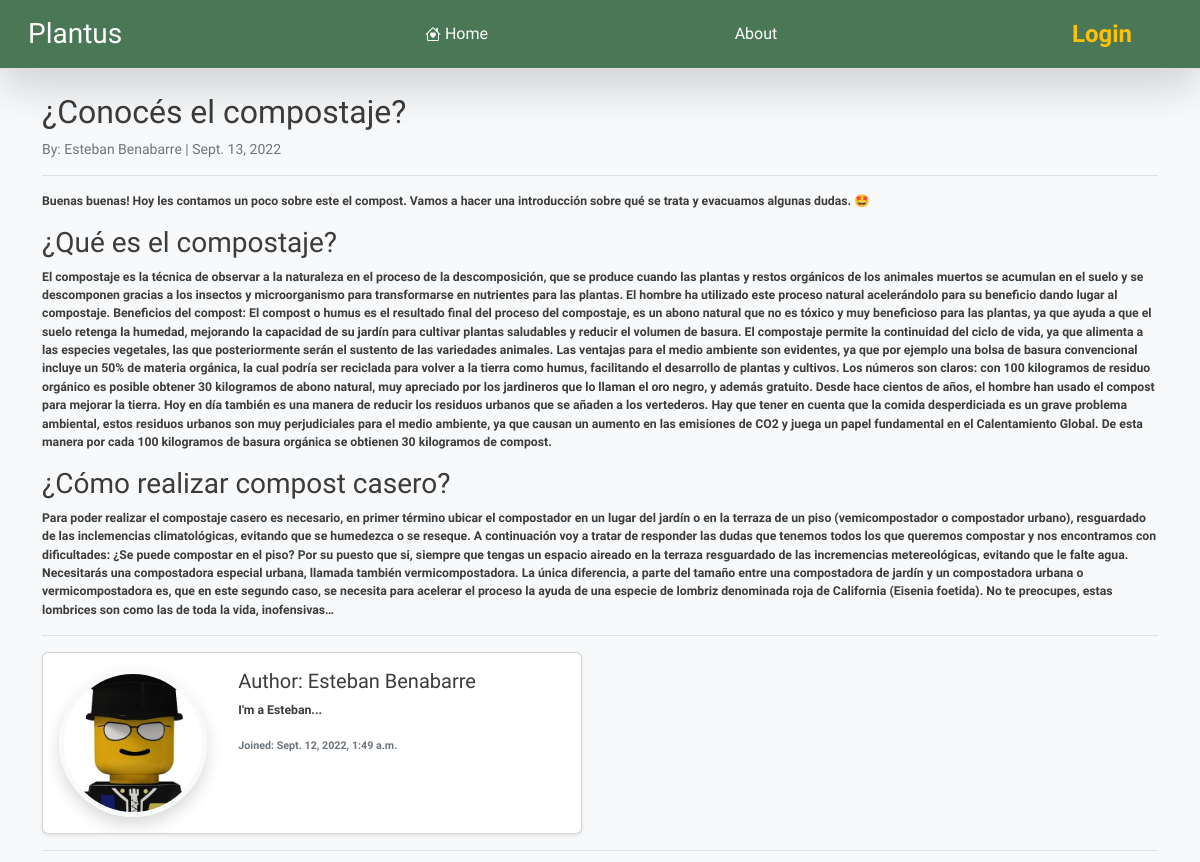
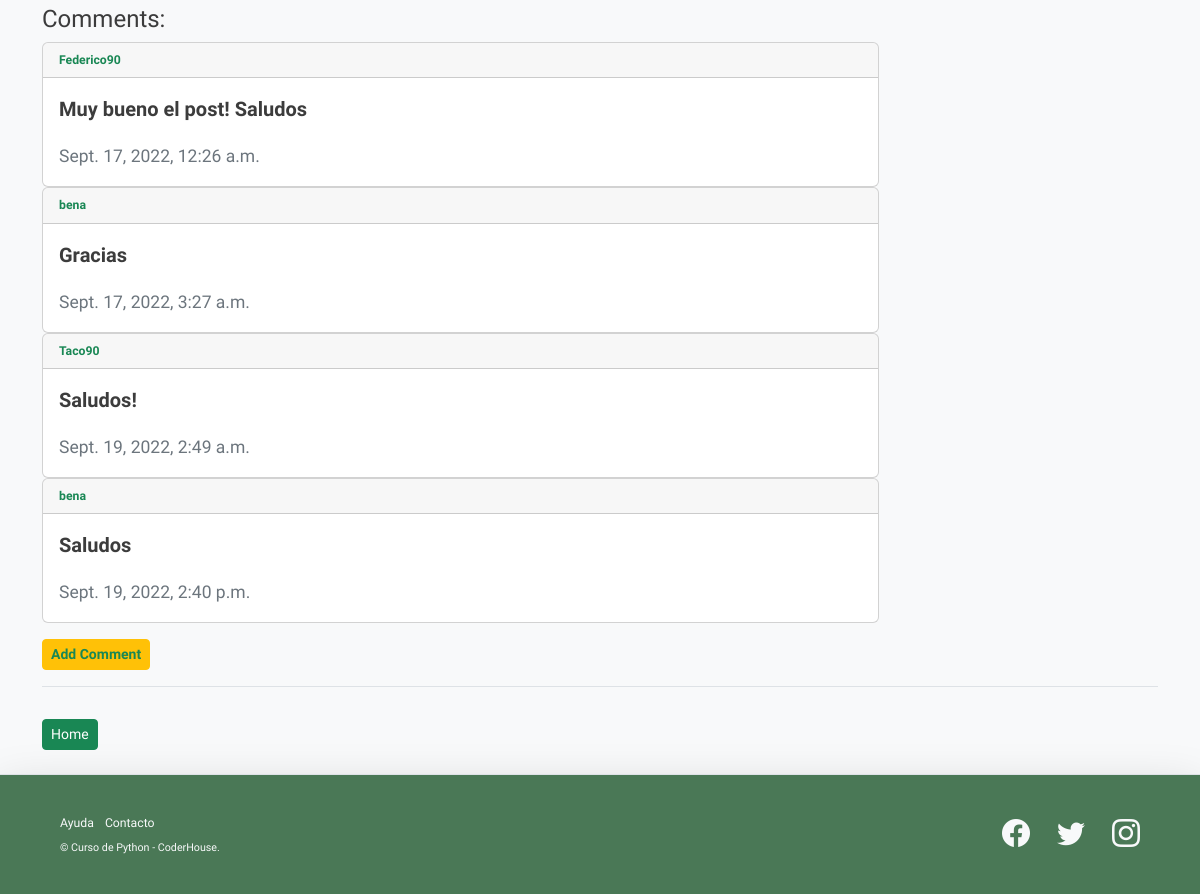
/post/11, run on the app's committed database (2 pictures, top to bottom).
### blog/models.py (models this page shows, shortened)
class Post(models.Model):
    title       = models.CharField(max_length=255)
    author      = models.ForeignKey(User, on_delete = models.CASCADE)
    body        = RichTextField(blank = True, null = True)
    post_image  = models.URLField(max_length=250, default='https://dummyimage.com/600x400/e0e0e0/878787.png&text=img')
    post_date   = models.DateField(auto_now_add=True)
    category    = models.CharField(max_length=255)

class Profile (models.Model):
    user            = models.OneToOneField(User, null=True, on_delete = models.CASCADE)
    description     = models.TextField()
    avatar          = models.ImageField(upload_to='avatars', null=True, blank=True)
    instagram_url   = models.CharField(max_length=256,null=True, blank=True)
    facebook_url    = models.CharField(max_length=256,null=True, blank=True)

class Comment(models.Model):
    post            = models.ForeignKey(Post, related_name='comments', on_delete=models.CASCADE)
    author_comment  = models.ForeignKey(User, on_delete = models.CASCADE)
    body_comment    = models.TextField()
    date_comment    = models.DateTimeField(auto_now_add=True)

### blog/views.py (the view)
# urls.py: path('post/<int:pk>', PostDetailView.as_view(), name="post_details"),
class PostDetailView (DetailView):
    model           = Post
    template_name   = 'post_details.html'
    def get_context_data(self, *args, **kwargs):
        comments_list = Comment.objects.all()
        context = super(PostDetailView, self).get_context_data(*args, **kwargs)
        context['comments_list'] = comments_list
        return context

### blog/templates/post_details.html (shortened to what this page needs)
{% extends "base.html" %}
{% load static %}
{% block blog_base %}
<div>
    <div class="row">
        <div class="col">
            <div class='border-bottom '>
                <h2 > {{post.title}} <h2/>
                <p class='text-secondary fw-normal fs-6 '>
                    <small> By: {{post.author.first_name}} {{post.author.last_name}} | {{post.post_date}}<small/>
                </p>
            </div>
            <div class="border-bottom">
                <p>
                    {{ post.body  | safe }}
                </p>
            </div>
        </div>
        <div class="col border-bottom">
            <div class="card my-3 shadow-sm" style="max-width: 540px;">
                <div class="row g-0">
                  <div class="col-sm-4 d-flex justify-content-center p-3">
                    {% if post.author.profile.avatar.url %}
                    <img src="{{post.author.profile.avatar.url}}" class="img-fluid rounded-circle border border-5 border-light shadow" style="max-width:148px;max-width:148px;"alt="post.author">
                    {% else %}
                    <img src="{% static 'assets/1.jpg' %}" class="img-fluid rounded-circle border border-5 border-light shadow" style="max-width:148px;max-width:148px;"alt="post.author">
                    {% endif %}
                  </div>
                  <div class="col-sm-8">
                    <div class="card-body">
                      <h5 class="card-title">Author: {{post.author.first_name}} {{post.author.last_name}}</h5>
                      <p class="card-text">{{post.author.profile.description | slice:":200" }}...</p>
                      <p class="card-text"><small class="text-muted">Joined: {{post.author.date_joined}}</small></p>
                    </div>
                  </div>
                </div>
              </div>
        </div>
        <div class='border-bottom my-3 pb-3'>
            <h4>Comments:</h4>
            {% if not post.comments.all %}
                <p> No comments yet.</p>
            {% else %}
                {% for comment in post.comments.all %}
                <div class="card w-75">
                    <div class="card-header">
                        <a class='text-decoration-none text-success' href="{% url 'user_profile' post.author.profile.id %}">
                            {{comment.author_comment}}
                        </a>
                    </div>
                    <div class="card-body">
                    <blockquote class="blockquote mb-0">
                        <p>{{comment.body_comment}}</p>
                        <p class='text-secondary fw-normal'><small>{{comment.date_comment}}</small></p>
                    </blockquote>
                    </div>
                </div>
                {% endfor %}
            {% endif %}
            <button class='btn btn-warning btn-sm mt-3' >
                <a class='text-decoration-none text-success fw-semibold' href="{% url 'comment_add' post.pk %}">
                    Add Comment
                </a>
            </button>
        </div>
    </div>
    <a class='btn btn-success btn-sm mt-3' href="{% url 'home' %}">
        Home
    </a>
</div>
{% endblock blog_base %}

### blog/static/css/custom-styles.css (style rules this page uses)
:root { --bs-font-sans-serif: 'Raleway', sans-serif; --bs-body-font-family: var(--bs-font-sans-serif); }
body { color:rgb(60, 60, 60) }

### data on the page
Post: title "¿Conocés el compostaje?", author.first_name "Esteban", author.last_name "Benabarre", post_date "Sept. 13, 2022", body "Buenas buenas! Hoy les contamos un poco sobre este el compost. Vamos a hacer una introducción sobre qué se trata y evacuamos algunas dudas. 🤩 ¿Qué es el compostaje? El compostaje es la técnica de observar a la naturaleza en el proceso de la descomposición, que se produce cuando las plantas y restos orgánicos de los animales muertos se acumulan en el suelo y se descomponen gracias a los insectos y microorganismo para transformarse en nutrientes para las plantas. El hombre ha utilizado este proceso natural acelerándolo para su beneficio dando lugar al compostaje. Beneficios del compost: El compost o humus es el resultado final del proceso del compostaje, es un abono natural que no es tóxico y…", author.profile.avatar (picture), author.profile.description "I'm a Esteban", author.date_joined "Sept. 12, 2022, 1:49 a.m."
Comment: author_comment "Federico90", body_comment "Muy bueno el post! Saludos", date_comment "Sept. 17, 2022, 12:26 a.m."
Comment: author_comment "bena", body_comment "Gracias", date_comment "Sept. 17, 2022, 3:27 a.m."
Comment: author_comment "Taco90", body_comment "Saludos!", date_comment "Sept. 19, 2022, 2:49 a.m."
Comment: author_comment "bena", body_comment "Saludos", date_comment "Sept. 19, 2022, 2:40 p.m."
